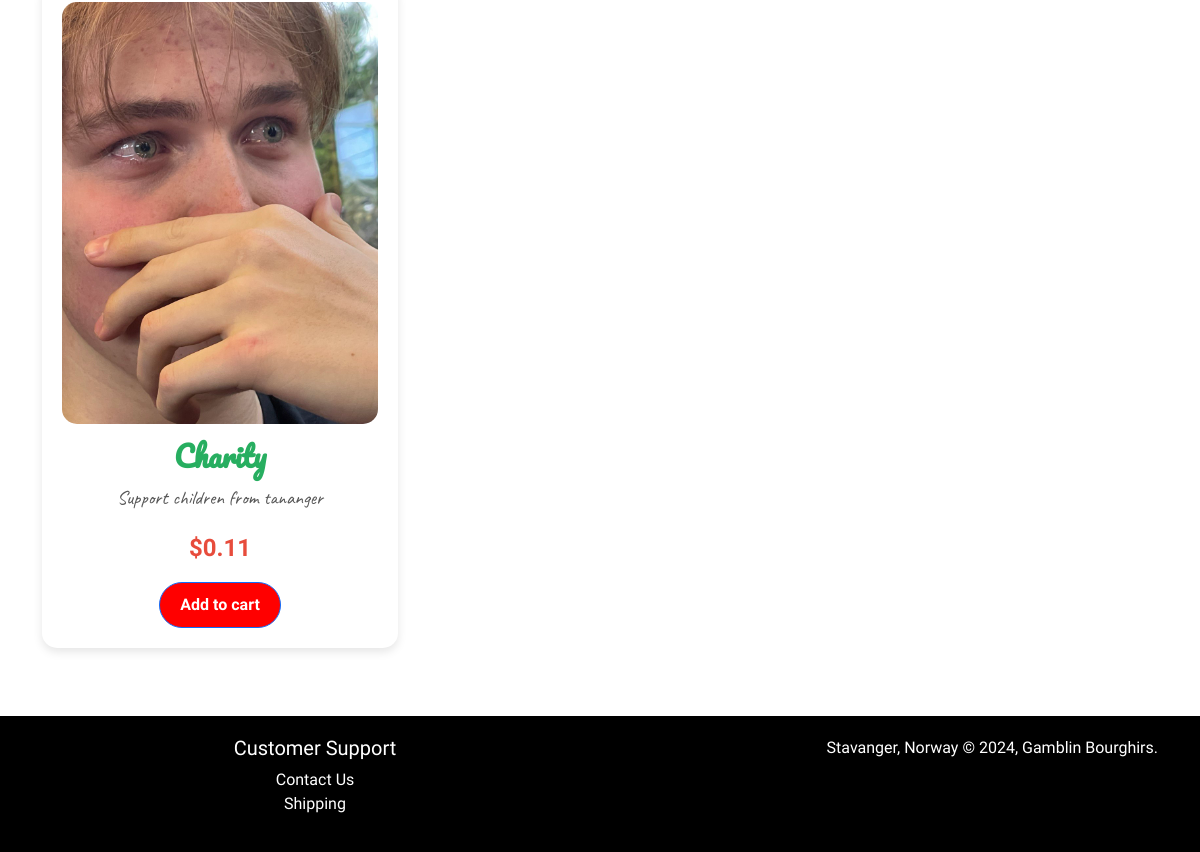
Before: / (lower part) with the older database file.
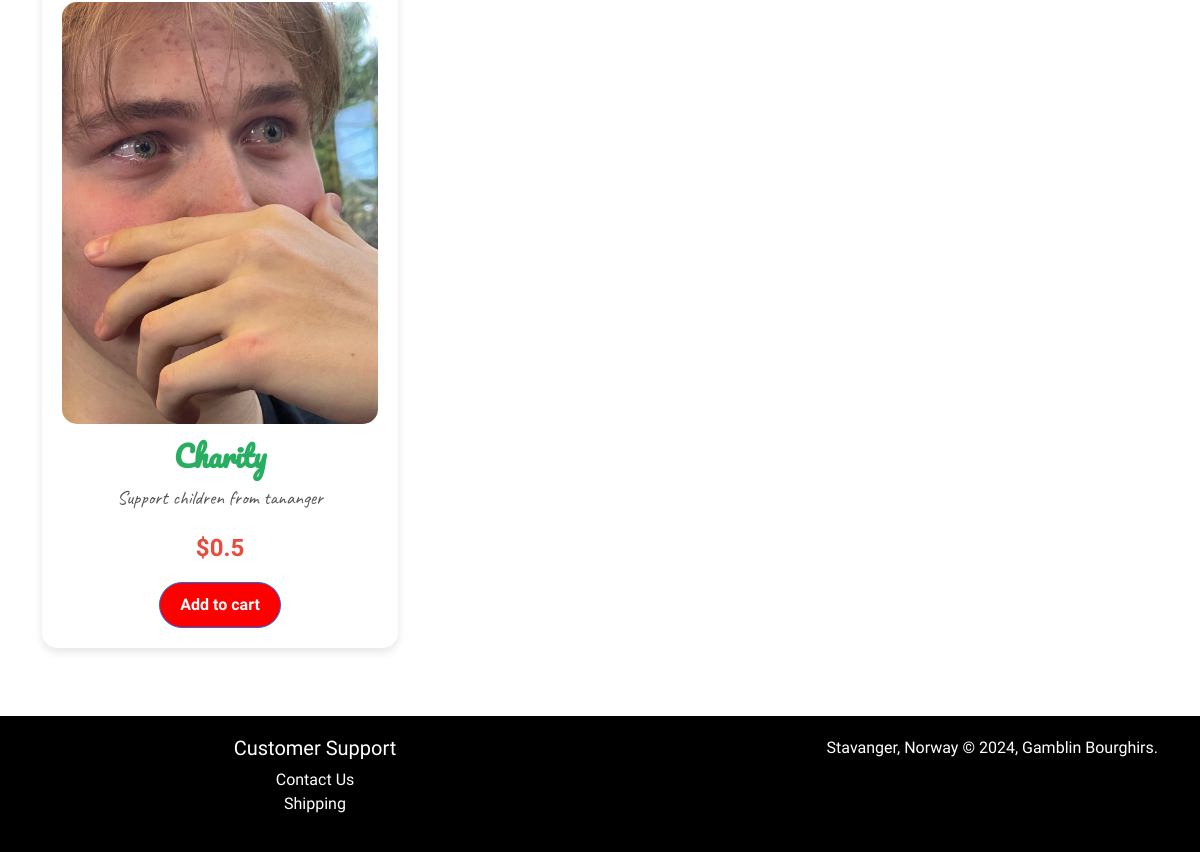
After: the same page with the newer database file.
### tables this page shows
CREATE TABLE products (
    id INTEGER PRIMARY KEY AUTOINCREMENT,
    name TEXT NOT NULL,
    description TEXT,
    price REAL NOT NULL,
    image_url TEXT
);

### app.py (the view)
@app.route('/')
def index():
    conn = get_db_connection()
    products = conn.execute('SELECT * FROM products').fetchall()
    conn.close()
    return render_template('index.html', products=products)

### app.py (called while the page is built)
def get_db_connection():
    conn = sqlite3.connect("products.db")
    conn.row_factory = sqlite3.Row
    return conn

@app.before_request
def init_cart():
    if 'cart' not in session:
        session['cart'] = []

### templates/index.html (shortened to what this page needs)
<!DOCTYPE html>
<html lang="en">
<head>
    <link href="https://cdn.jsdelivr.net/npm/bootstrap@5.3.0-alpha1/dist/css/bootstrap.min.css" rel="stylesheet">
    <link rel="stylesheet" href="{{ url_for('static', filename='styles.css') }}">
</head>
<body>
    <div class="burger-background">
    </div>
    <div class="container py-5">
        <div class="row g-4">
            {% for product in products %}
            <div class="col-md-4">
                <div class="product">
                    <img src="{{ product['image_url'] }}" alt="{{ product['name'] }}">
                    <h2>{{ product['name'] }}</h2>
                    <p>{{ product['description'] }}</p>
                    <p class="price">${{ product['price'] }}</p>
                    <button class="btn btn-primary btn-add-to-cart" data-id="{{ product['id'] }}" data-name="{{ product['name'] }}" data-price="{{ product['price'] }}">Add to cart</button>
                </div>
            </div>
            {% endfor %}
        </div>
    </div>
    <footer class="footer">
        <div class="container">
            <div class="row">
                <div class="col-md-6">
                    <h5>Customer Support</h5>
                    <ul class="list-unstyled">
                        <li><a class="footer-link" href="#">Contact Us</a></li>
                        <li><a class="footer-link" href="#">Shipping</a></li>
                    </ul>
                </div>
                <div class="col-md-6 text-md-end">
                    <p>Stavanger, Norway © 2024, Gamblin Bourghirs.</p>
                </div>
            </div>
        </div>
    </footer>
</body>
</html>

Changed rows visible on the page:
changed products "Charity": price "0.11" → "0.5"
